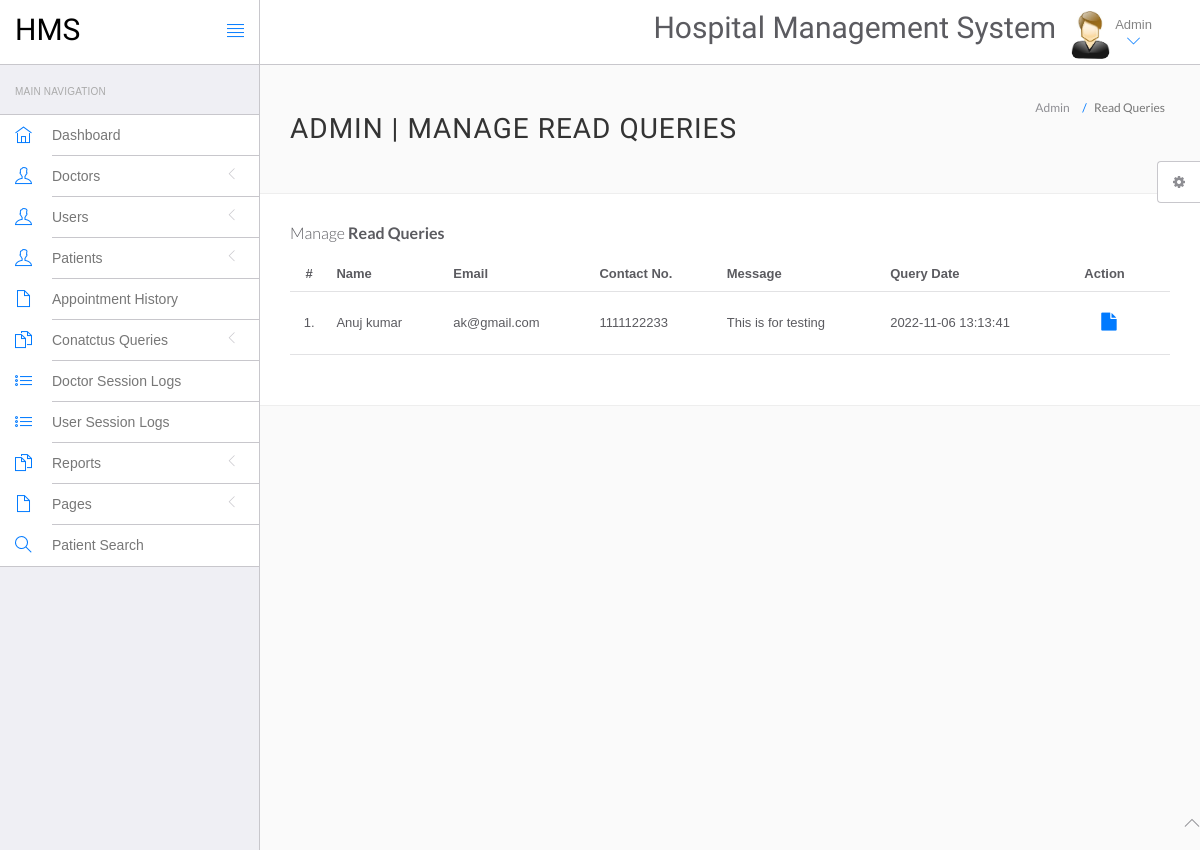
Before: /hospital/hms/admin/read-query.php (signed in) with the older database file.
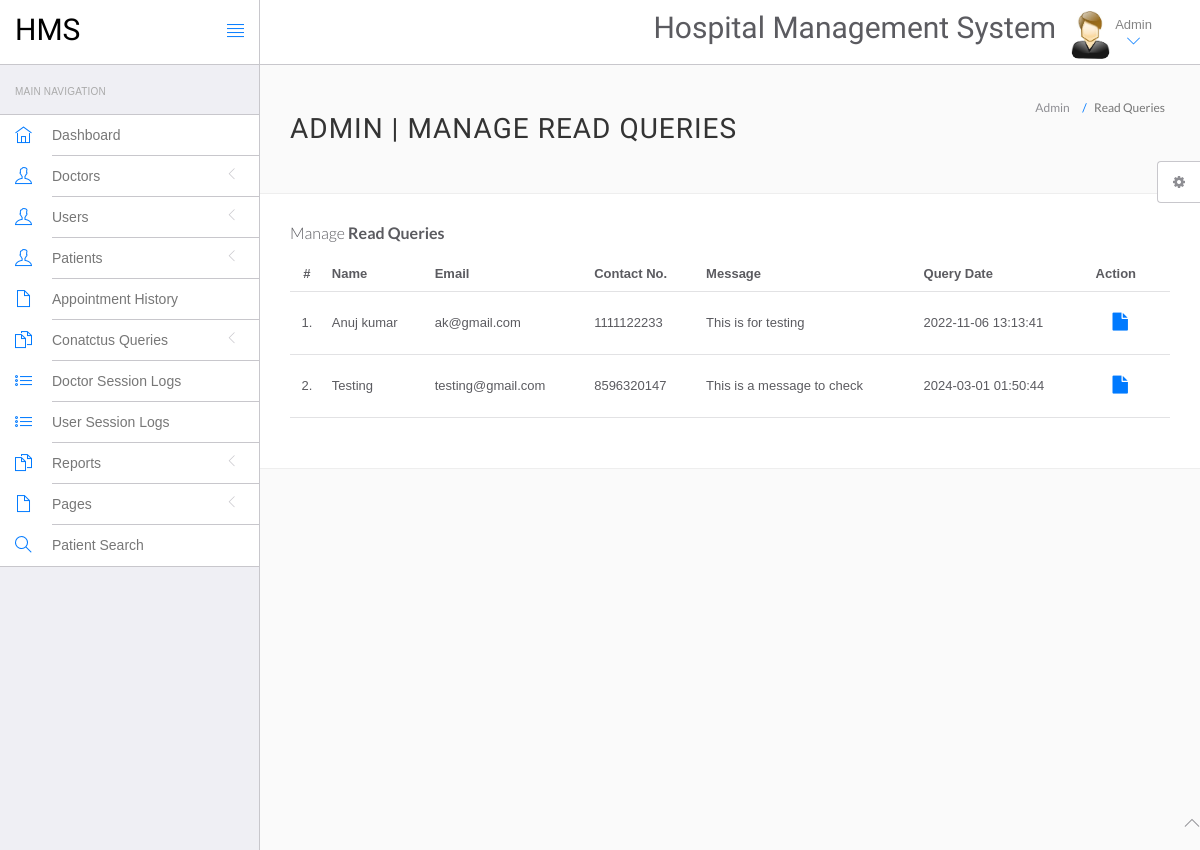
After: the same page with the newer database file.
### tables this page shows
CREATE TABLE `tblcontactus` (
  `id` int(11) NOT NULL,
  `fullname` varchar(255) DEFAULT NULL,
  `email` varchar(255) DEFAULT NULL,
  `contactno` bigint(12) DEFAULT NULL,
  `message` mediumtext DEFAULT NULL,
  `PostingDate` timestamp NULL DEFAULT current_timestamp(),
  `AdminRemark` mediumtext DEFAULT NULL,
  `LastupdationDate` timestamp NULL DEFAULT NULL ON UPDATE current_timestamp(),
  `IsRead` int(11) DEFAULT NULL
);

### hospital/hms/admin/read-query.php (the view, shortened to what this page needs)
<?php
include('include/config.php');
if(strlen($_SESSION['id']==0)) {
 header('location:logout.php');
  } else{
?>
<!DOCTYPE html>
<html lang="en">
	<head>
		<link rel="stylesheet" href="vendor/bootstrap/css/bootstrap.min.css">
		<link rel="stylesheet" href="vendor/fontawesome/css/font-awesome.min.css">
		<link rel="stylesheet" href="vendor/themify-icons/themify-icons.min.css">
		<link href="vendor/animate.css/animate.min.css" rel="stylesheet" media="screen">
		<link href="vendor/perfect-scrollbar/perfect-scrollbar.min.css" rel="stylesheet" media="screen">
		<link href="vendor/switchery/switchery.min.css" rel="stylesheet" media="screen">
		<link href="vendor/bootstrap-touchspin/jquery.bootstrap-touchspin.min.css" rel="stylesheet" media="screen">
		<link href="vendor/select2/select2.min.css" rel="stylesheet" media="screen">
		<link href="vendor/bootstrap-datepicker/bootstrap-datepicker3.standalone.min.css" rel="stylesheet" media="screen">
		<link href="vendor/bootstrap-timepicker/bootstrap-timepicker.min.css" rel="stylesheet" media="screen">
		<link rel="stylesheet" href="assets/css/styles.css">
		<link rel="stylesheet" href="assets/css/plugins.css">
		<link rel="stylesheet" href="assets/css/themes/theme-1.css" id="skin_color" />
	</head>
	<body>
		<div id="app">
<?php include('include/sidebar.php');?>
			<div class="app-content">
						<?php include('include/header.php');?>
				<div class="main-content" >
					<div class="wrap-content container" id="container">
						<section id="page-title">
							<div class="row">
								<div class="col-sm-8">
									<h1 class="mainTitle">Admin | Manage Read Queries</h1>
																	</div>
								<ol class="breadcrumb">
									<li>
										<span>Admin</span>
									</li>
									<li class="active">
										<span>Read Queries</span>
									</li>
								</ol>
							</div>
						</section>
						<div class="container-fluid container-fullw bg-white">
									<div class="row">
								<div class="col-md-12">
									<h5 class="over-title margin-bottom-15">Manage <span class="text-bold">Read Queries</span></h5>
									<table class="table table-hover" id="sample-table-1">
										<thead>
											<tr>
												<th class="center">#</th>
												<th>Name</th>
												<th class="hidden-xs">Email</th>
												<th>Contact No. </th>
												<th>Message </th>
												<th>Query Date</th>
												<th>Action</th>
											</tr>
										</thead>
										<tbody>
<?php
$sql=mysqli_query($con,"select * from tblcontactus where IsRead is not null");
$cnt=1;
while($row=mysqli_fetch_array($sql))
{
?>
											<tr>
												<td class="center"><?php echo $cnt;?>.</td>
												<td class="hidden-xs"><?php echo $row['fullname'];?></td>
												<td><?php echo $row['email'];?></td>
												<td><?php echo $row['contactno'];?></td>
												<td><?php echo $row['message'];?></td>
												<td><?php echo $row['PostingDate'];?></td>
												<td >
												<div class="visible-md visible-lg hidden-sm hidden-xs">
							<a href="query-details.php?id=<?php echo $row['id'];?>" class="btn btn-transparent btn-lg" title="View Details"><i class="fa fa-file"></i></a>
												</div>
												</td>
											</tr>
											<?php
$cnt=$cnt+1;
											 }?>
										</tbody>
									</table>
								</div>
							</div>
								</div>
							</div>
						</div>
					</div>
				</div>
	<?php include('include/footer.php');?>
	<?php include('include/setting.php');?>
	</body>
</html>
<?php } ?>

Changed rows visible on the page:
added tblcontactus: fullname "Testing", email "testing@gmail.com", contactno "8596320147", message "This is a message to check", PostingDate "2024-03-01 01:50:44"
